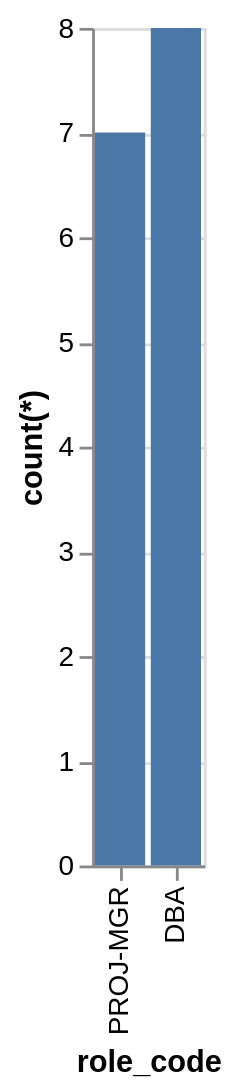

Specify this chart in Vega-Lite:
### Vega-Lite specification from a JSON file in a GitHub repository (floating-point values rounded to 4 significant figures)
{"data": {"values": [{"x_data": "DBA", "y_data": 8}, {"x_data": "PROJ-MGR", "y_data": 7}]}, "mark": "bar", "encoding": {"x": {"field": "x_data", "type": "nominal", "title": "role_code", "sort": "descending"}, "y": {"field": "y_data", "type": "quantitative", "title": "count(*)"}}}
